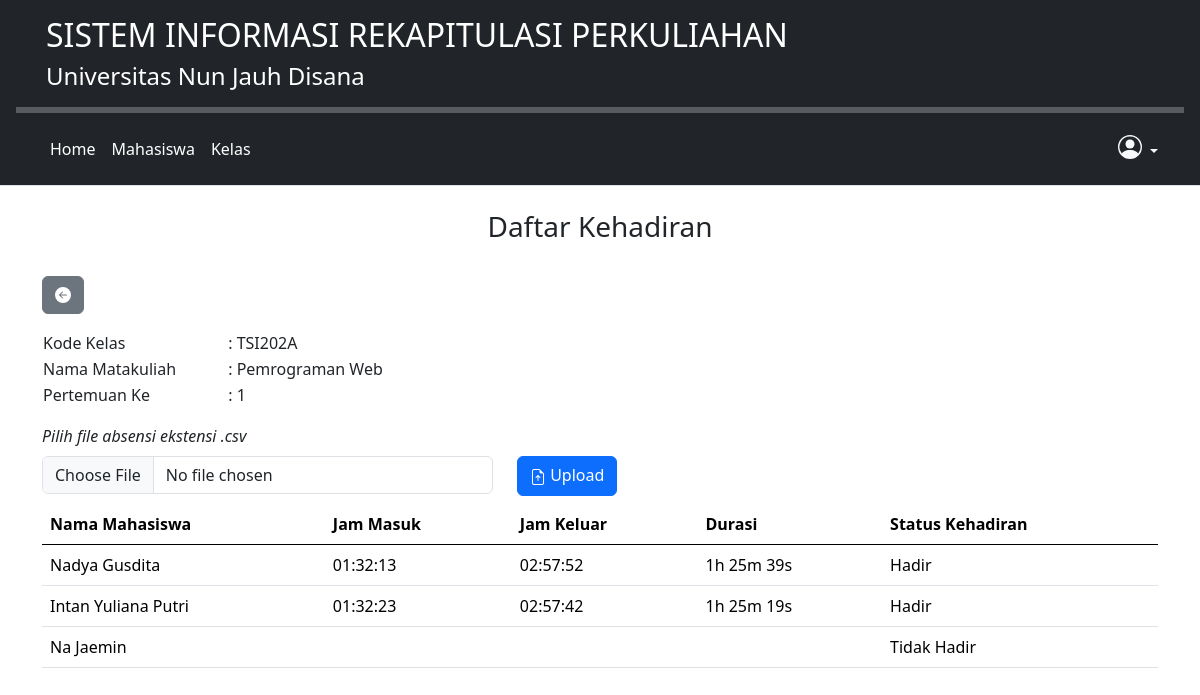
/detail_pertemuan.php?pertemuan_id=1&kelas_id=1 (signed in), run on the app's committed database.
### tables this page shows
CREATE TABLE `kelas` (
  `kelas_id` int(11) NOT NULL,
  `kode_kelas` varchar(50) NOT NULL,
  `kode_matkul` varchar(50) NOT NULL,
  `nama_matkul` varchar(50) NOT NULL,
  `tahun` int(11) NOT NULL,
  `semester` int(11) NOT NULL,
  `sks` int(11) NOT NULL
);

CREATE TABLE `pertemuan` (
  `pertemuan_id` int(11) NOT NULL,
  `kelas_id` int(11) NOT NULL,
  `pertemuan_ke` int(11) NOT NULL,
  `tanggal` date NOT NULL,
  `materi` varchar(50) NOT NULL
);

CREATE TABLE `absensi` (
  `absensi_id` int(11) NOT NULL,
  `krs_id` int(11) NOT NULL,
  `pertemuan_id` int(11) DEFAULT NULL,
  `jam_masuk` time NOT NULL,
  `jam_keluar` time NOT NULL,
  `durasi` int(11) NOT NULL
);

CREATE TABLE `mahasiswa` (
  `mahasiswa_id` int(11) NOT NULL,
  `nama` varchar(50) DEFAULT NULL,
  `nim` varchar(18) DEFAULT NULL,
  `email` varchar(50) DEFAULT NULL,
  `tipe` int(11) DEFAULT NULL,
  `pass` int(11) DEFAULT NULL
);

CREATE TABLE `krs` (
  `krs_id` int(11) NOT NULL,
  `kelas_id` int(11) NOT NULL,
  `mahasiswa_id` int(11) NOT NULL
);

### detail_pertemuan.php (the view, shortened to what this page needs)
<?php
include 'database.php';
require_once('_headeradmin.php');
$kelas_id = $_GET['kelas_id'];
$pertemuan_id = $_GET['pertemuan_id'];
$sql_data_kelas = $db->prepare("SELECT kode_kelas, nama_matkul FROM kelas
                            WHERE kelas_id = ?");
$sql_data_kelas->bind_param('i', $kelas_id);
$sql_data_kelas->execute();
$res_data_kelas = $sql_data_kelas->get_result();
$data_kelas = $res_data_kelas->fetch_assoc();
$sql_pertemuan = $db->prepare("SELECT pertemuan_ke FROM pertemuan
                            WHERE pertemuan_id = ?");
$sql_pertemuan->bind_param('i', $pertemuan_id);
$sql_pertemuan->execute();
$res_pertemuan = $sql_pertemuan->get_result();
$pertemuan_ke = $res_pertemuan->fetch_assoc();
$stmt = $db->prepare("SELECT * FROM absensi
INNER JOIN krs ON absensi.krs_id = krs.krs_id
INNER JOIN mahasiswa ON krs.mahasiswa_id = mahasiswa.mahasiswa_id
WHERE absensi.pertemuan_id = ? AND krs.kelas_id = ?");
$stmt->bind_param('ii', $pertemuan_id, $kelas_id);
$stmt->execute();
$result = $stmt->get_result();
$stm = $db->prepare("SELECT * FROM absensi
RIGHT JOIN krs ON absensi.krs_id = krs.krs_id
RIGHT JOIN mahasiswa ON krs.mahasiswa_id = mahasiswa.mahasiswa_id
WHERE krs.kelas_id = ? AND krs.krs_id NOT IN
(SELECT absensi.krs_id FROM absensi
JOIN krs ON absensi.krs_id = krs.krs_id
WHERE absensi.pertemuan_id = ? AND krs.kelas_id = ?)");
$stm->bind_param('iii', $kelas_id, $pertemuan_id, $kelas_id);
$stm->execute();
$rslt = $stm->get_result();
?>
<div class="container">
    <div class="row">
        <div class="col text-center my-4">
            <h3>Daftar Kehadiran</h3>
        </div>
    </div>
    <div class="row">
        <div class="col-md-6">
            <a href="detail_kelas.php?kelas_id=<?= $kelas_id; ?>">
                <button type="button" class="btn btn-secondary mb-3">
                    <svg xmlns="http://www.w3.org/2000/svg" width="16" height="16" fill="currentColor" class="bi bi-arrow-left-circle-fill" viewBox="0 0 16 16">
                        <path d="M8 0a8 8 0 1 0 0 16A8 8 0 0 0 8 0zm3.5 7.5a.5.5 0 0 1 0 1H5.707l2.147 2.146a.5.5 0 0 1-.708.708l-3-3a.5.5 0 0 1 0-.708l3-3a.5.5 0 1 1 .708.708L5.707 7.5H11.5z" />
                    </svg>
                </button>
            </a>
            <table width="400px;">
                <tr>
                    <td>Kode Kelas</td>
                    <td>: <?= $data_kelas['kode_kelas']; ?></td>
                </tr>
                <tr>
                    <td>Nama Matakuliah</td>
                    <td>: <?= $data_kelas['nama_matkul']; ?></td>
                </tr>
                <tr>
                    <td>Pertemuan Ke</td>
                    <td>: <?= $pertemuan_ke['pertemuan_ke']; ?></td>
                </tr>
            </table>
        </div>
    </div>
    <div class="row mb-2">
        <label for="file" class="form-label mt-3"><i>Pilih file absensi ekstensi .csv</i></label>
        <div class="col-md-5">
            <form action="" method="post" name="formCSVUpload" id="formCSVUpload" enctype="multipart/form-data">
                <input type="file" class="form-control" id="file" name="file" accept=".csv">
        </div>
        <div class="col">
            <button type="submit" id="submit" name="upload" class="btn btn-primary"><i class="bi bi-file-earmark-arrow-up"></i> Upload</button>
        </div>
    </div>
    <div class="row">
        <div class="col">
            <table class="table">
                <thead>
                    <tr>
                        <th scope="col">Nama Mahasiswa</th>
                        <th scope="col">Jam Masuk</th>
                        <th scope="col">Jam Keluar</th>
                        <th scope="col">Durasi</th>
                        <th scope="col">Status Kehadiran</th>
                    </tr>
                </thead>
                <tbody>
                    <?php while ($row = $result->fetch_assoc()) : ?>
                        <?php
                        $hours = floor($row['durasi'] / 3600);
                        $minutes = floor(($row['durasi'] / 60) % 60);
                        $seconds = $row['durasi'] % 60;
                        ?>
                        <tr>
                            <td><?= $row['nama']; ?></td>
                            <td><?= $row['jam_masuk']; ?></td>
                            <td><?= $row['jam_keluar']; ?></td>
                            <td><?php if ($hours != 0) echo $hours . "h " ?>
                                <?php if ($minutes != 0) echo $minutes . "m " ?>
                                <?php if ($seconds != 0) echo $seconds . "s " ?>
                            </td>
                            <td><?= 'Hadir' ?></td>
                        </tr>
                    <?php endwhile; ?>
                    <?php if (mysqli_num_rows($result) > 0) : ?>
                        <?php while ($data = $rslt->fetch_assoc()) : ?>
                            <tr>
                                <td><?= $data['nama']; ?></td>
                                <td><?= $data['jam_masuk']; ?></td>
                                <td><?= $data['jam_keluar']; ?></td>
                                <td><?= $data['durasi']; ?></td>
                                <td><?= 'Tidak Hadir' ?></td>
                            </tr>
                        <?php endwhile; ?>
                    <?php endif; ?>
                </tbody>
            </table>
        </div>
    </div>
</div>

### style.css (style rules this page uses)
body { background-color: rgba(255, 255, 255, 0.979); }
.bi { vertical-align: -0.125em; fill: currentColor; }

### data on the page
kelas: kode_kelas "TSI202A", nama_matkul "Pemrograman Web"
pertemuan: pertemuan_ke "1"
absensi: mahasiswa.nama "Nadya Gusdita", jam_masuk "01:32:13", jam_keluar "02:57:52", durasi "1", durasi "25", durasi "39"
absensi: mahasiswa.nama "Intan Yuliana Putri", jam_masuk "01:32:23", jam_keluar "02:57:42", durasi "1", durasi "25", durasi "19"
krs: mahasiswa.nama "Na Jaemin"
